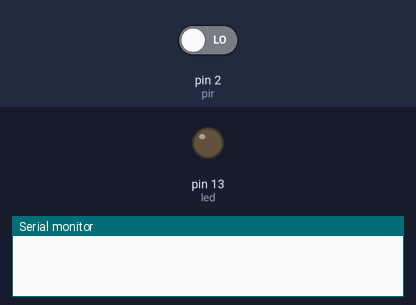
Recording of a sketch running on a simulated Arduino Uno, built with avr-gcc and run on an emulated ATmega328P. Parts: output pins drawn as LEDs (lit = HIGH), the last lines printed to the serial monitor. The test bench sets the inputs (shaded band); at power-on: pin 2 (pir) LOW.

Above: at 1.8 s.
1.9 s: pin 2 (pir) driven HIGH
At 2.8 s:
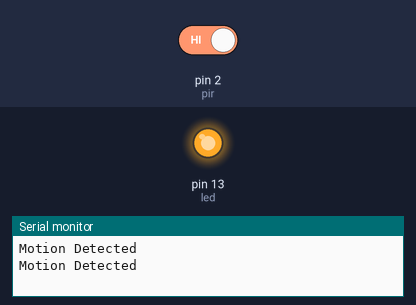
3.5 s: pin 2 (pir) driven LOW
At 4.0 s:
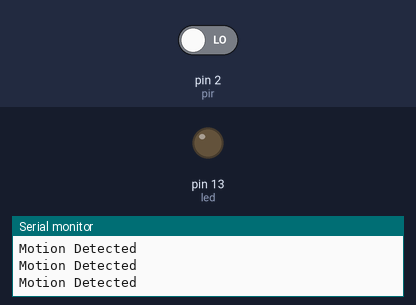
Timing chart, 0 to 6.5 s (numbered marks = the images above; inputs shaded):
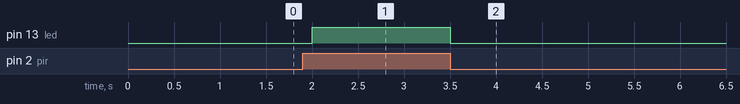

Measured:
- after the input at 1.9 s, pin 13 (led): LOW → HIGH after 0.10 s
- after the input at 3.5 s, pin 13 (led): HIGH → LOW at once

The sketch:

07_pir_sensor.ino
```cpp
int pir = 2;
int led = 13;

void setup() {
  pinMode(pir, INPUT);
  pinMode(led, OUTPUT);
  Serial.begin(9600);
}

void loop() {
  int motion = digitalRead(pir);
  if (motion == HIGH) {
    digitalWrite(led, HIGH);
    Serial.println("Motion Detected");
  } else {
    digitalWrite(led, LOW);
  }
  delay(500);
}
```
